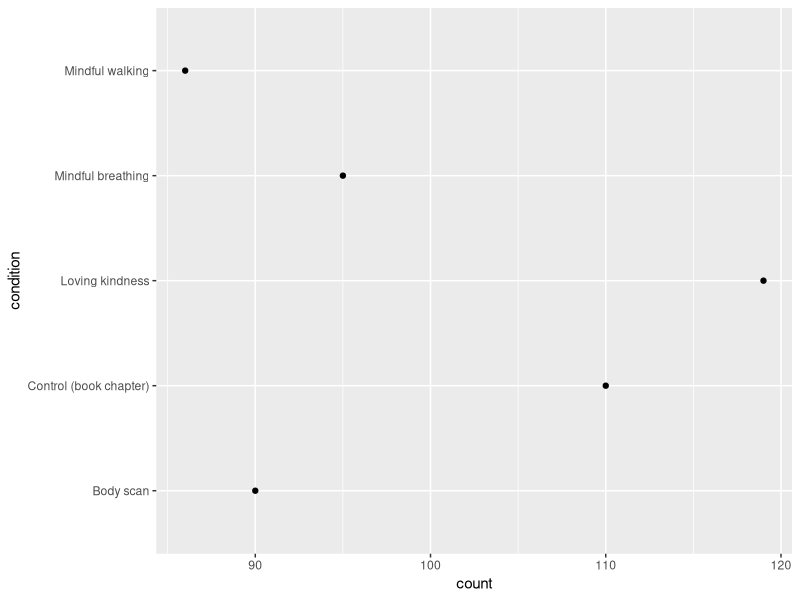
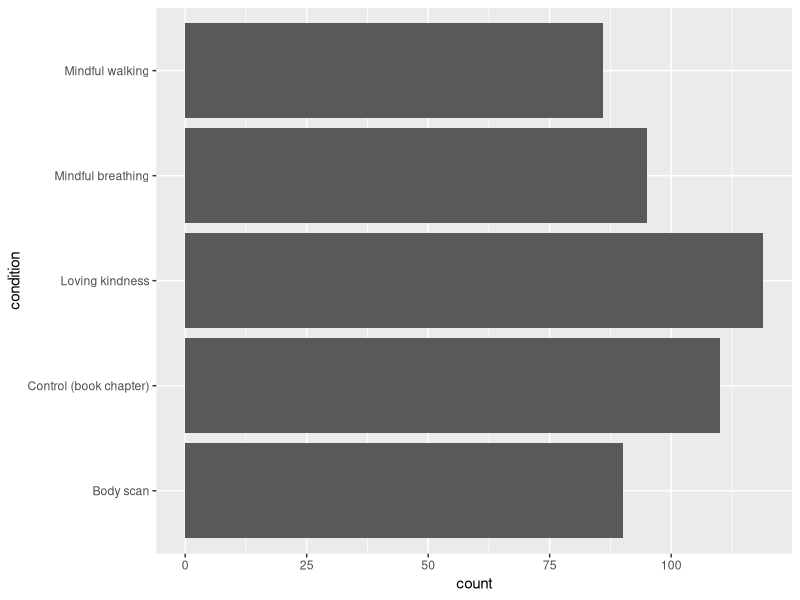
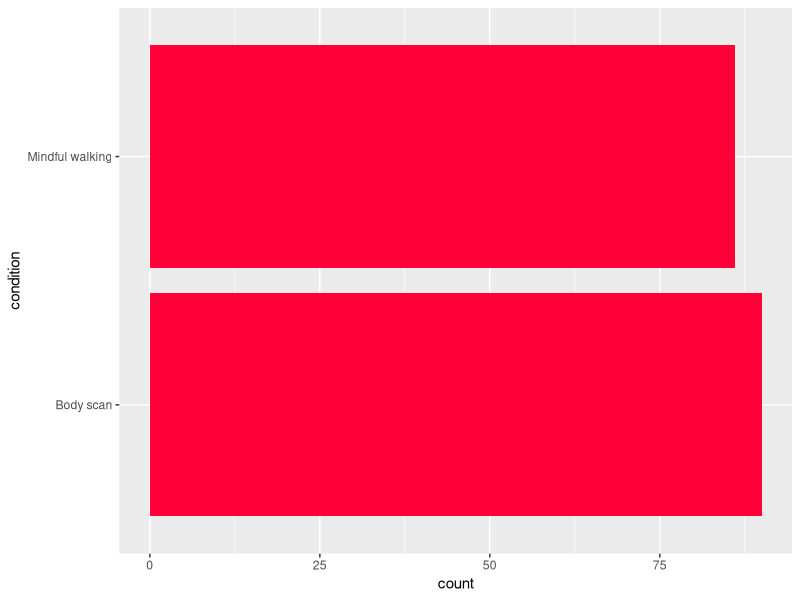
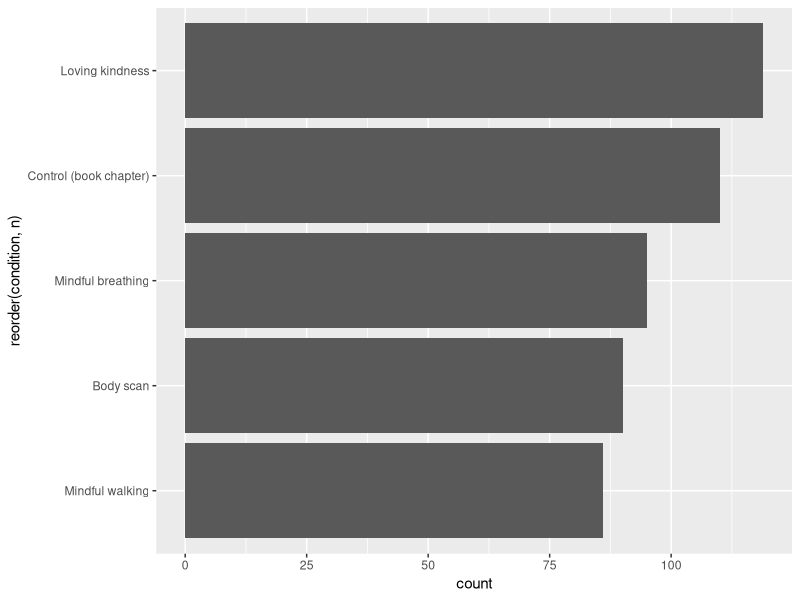
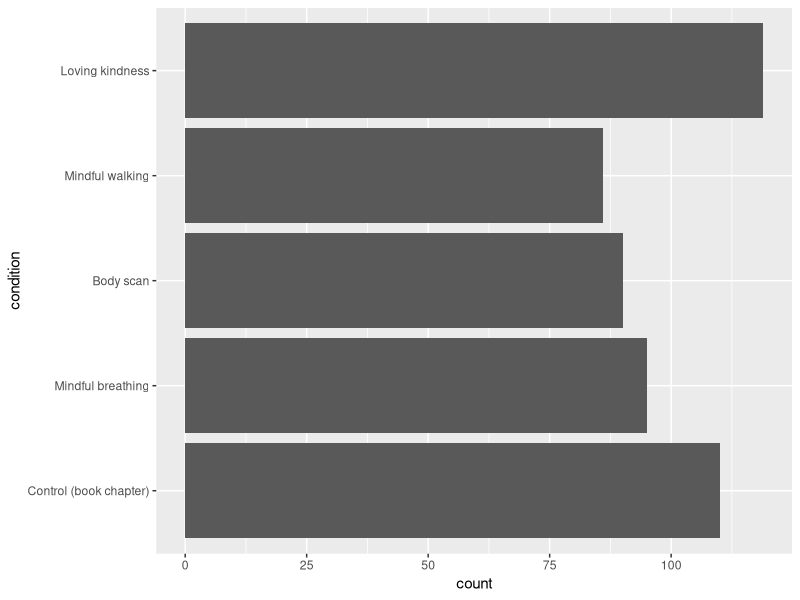
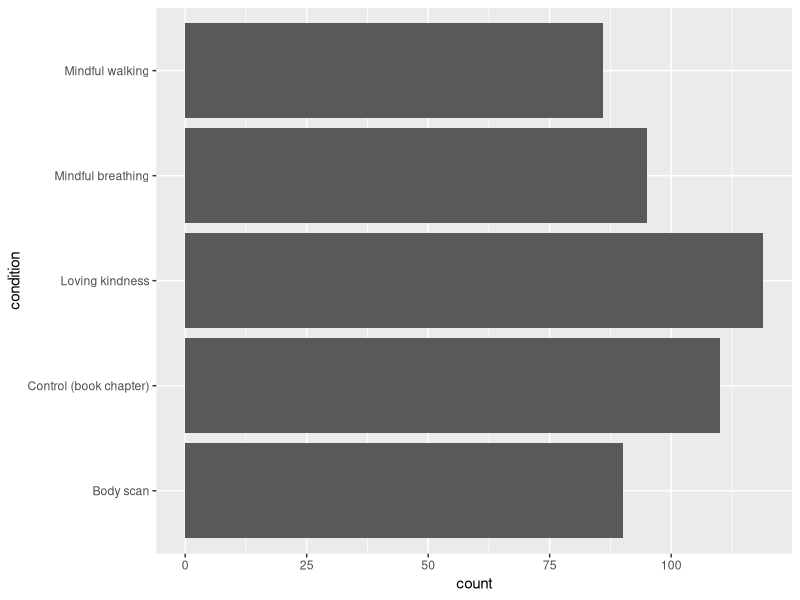
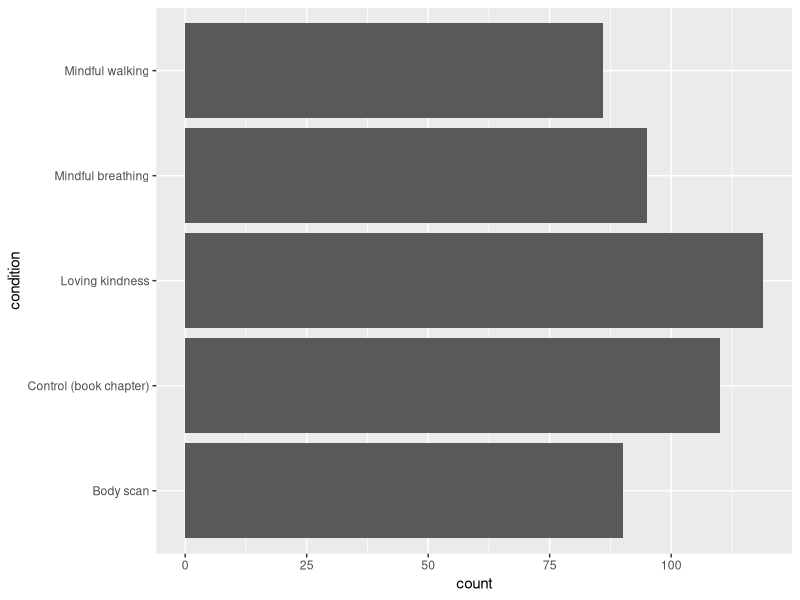
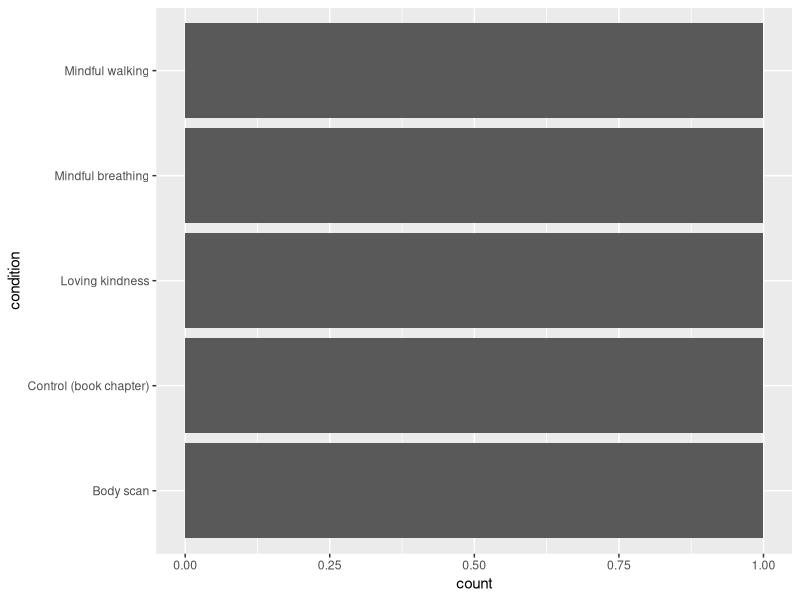

Generate these figures, in order, with R:
## ---- chunk 1
#| label: counts-r-setup
#| echo: false
#| output: false
library(readr)
library(ggplot2)

meditation <- read_csv('data/meditation-stress-sample.csv')
## ---- chunk 2
#| label: condition-count-points-gg
ggplot(meditation, aes(y = condition)) +
    geom_point(stat = 'count')
## ---- chunk 3
#| label: condition-count-bars-gg
#| fig-height: 2
ggplot(meditation, aes(y = condition)) +
    geom_bar()
## ---- chunk 4
#| label: oversized-count-bars-gg
#| echo: false
meditation |>
    dplyr::filter(condition %in% c('Mindful walking', 'Body scan')) |>
    ggplot(aes(y = condition)) +
    geom_bar(fill = '#FF0039')
## ---- chunk 5
#| label: condition-sorted-bars-gg
#| fig-height: 2
meditation |>
    dplyr::add_count(condition) |>
    ggplot(aes(y = reorder(condition, n))) +
        geom_bar()
## ---- chunk 6
#| label: condition-custom-sorted-bars-gg
#| fig-height: 2
custom_order <- c('Control (book chapter)', 'Mindful breathing', 'Body scan', 'Mindful walking', 'Loving kindness')
ggplot(meditation, aes(y = condition)) +
    geom_bar() +
    scale_y_discrete(limits = custom_order)
## ---- chunk 7
#| label: condition-gender-stacked-gg
#| fig-height: 2
ggplot(meditation, aes(y = condition, fill = gender)) +
    geom_bar()
## ---- chunk 8
#| label: condition-gender-grouped-gg
#| fig-height: 3
ggplot(meditation, aes(y = condition, fill = gender)) +
    geom_bar(position = 'dodge')
## ---- chunk 9
#| label: condition-gender-proportions-gg
#| fig-height: 2
ggplot(meditation, aes(y = condition, fill = gender)) +
    geom_bar(position = 'fill')
## ---- chunk 10
#| label: condition-gender-percentages-gg
#| fig-height: 2
ggplot(meditation, aes(y = condition, fill = gender)) +
    geom_bar(position = 'fill') +
    scale_x_continuous(labels = scales::label_percent())
## ---- chunk 11
#| label: gender-pie-gg
ggplot(meditation, aes(x = factor(1), fill = gender)) +
    geom_bar() +
    coord_polar(theta = 'y')
